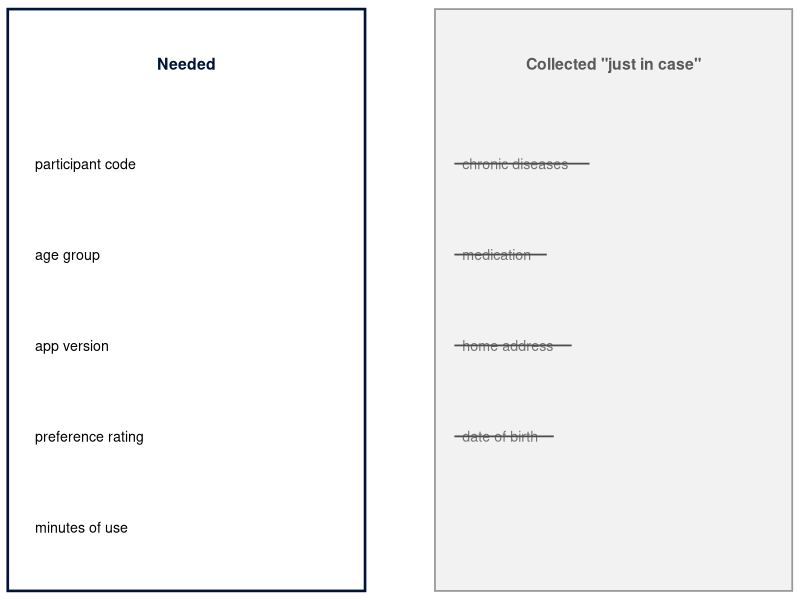
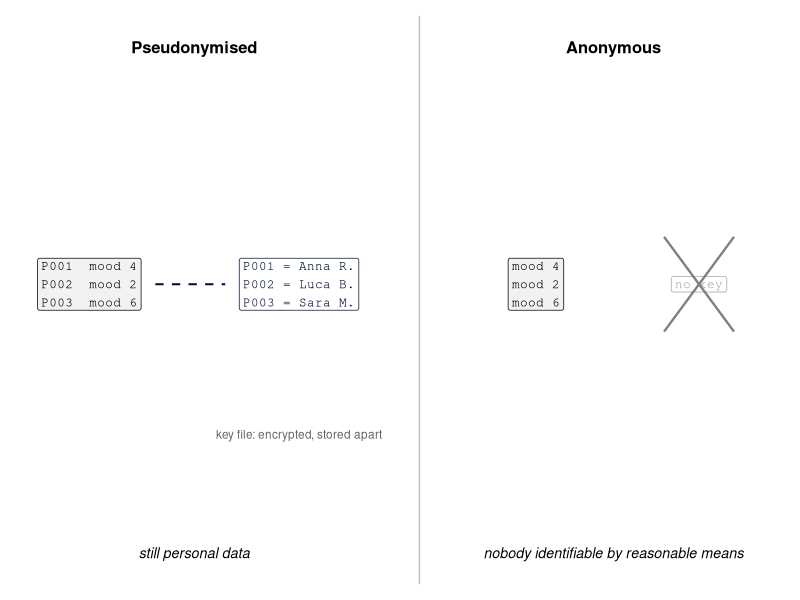
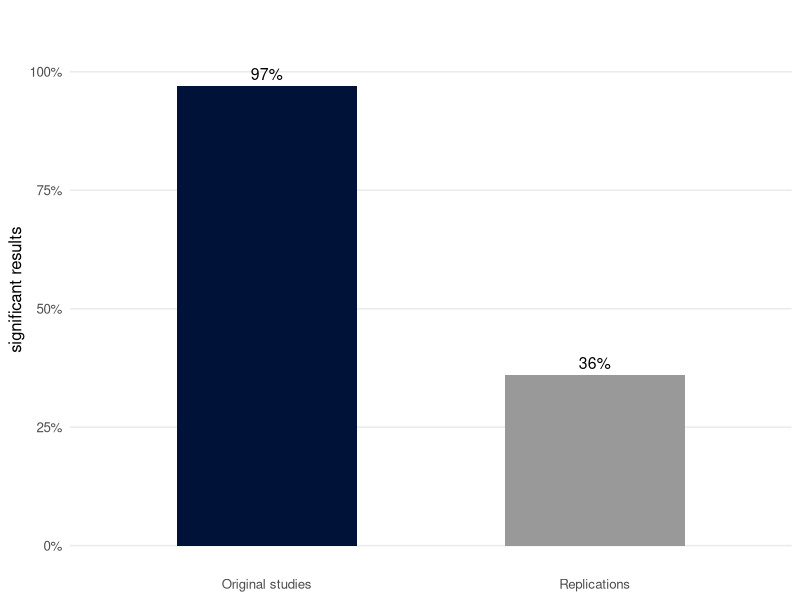
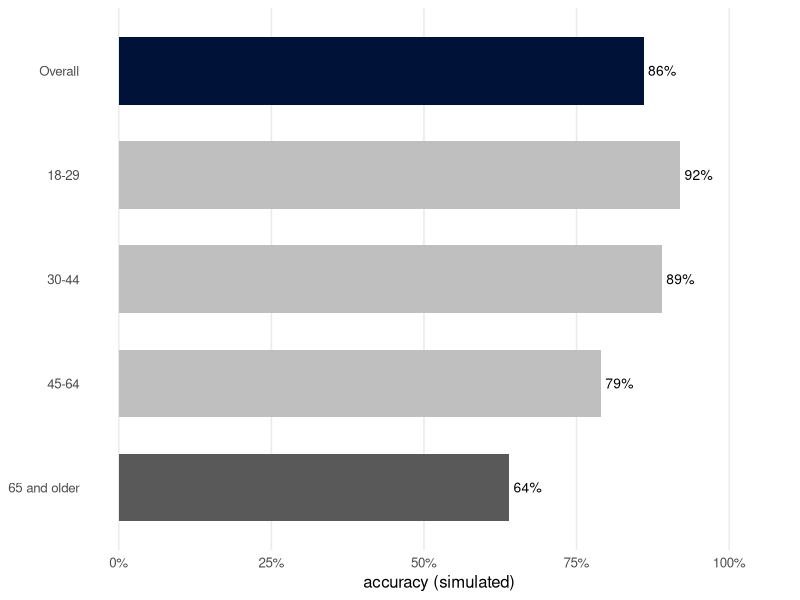

Write the R code that produced these figures, in order.
## ---- chunk 1
#| echo: false
#| message: false
#| cache: false
library(dplyr)
library(ggplot2)
navy <- "#001238"
## ---- chunk 2
#| label: fig-collect-needed
#| echo: false
#| fig-cap: "Study question: which version of the app do users prefer? Left: the variables the question needs. Right: variables collected \"just in case\". They do not help answer the question, and some of them (health information) are particularly sensitive, so they should not be collected."
#| fig-width: 7
#| fig-height: 2.8

needed <- tibble(x = 0.35, y = 4:0,
                 label = c("participant code", "age group", "app version",
                           "preference rating", "minutes of use"))
extra <- tibble(x = 5.85, y = 4:1,
                label = c("chronic diseases", "medication", "home address",
                          "date of birth"),
                width = c(1.54, 0.99, 1.31, 1.08))  # text widths, for the strike

ggplot() +
  annotate("rect", xmin = 0, xmax = 4.6, ymin = -0.7, ymax = 5.7,
           fill = NA, colour = navy, linewidth = 0.9) +
  annotate("rect", xmin = 5.5, xmax = 10.1, ymin = -0.7, ymax = 5.7,
           fill = "grey95", colour = "grey60", linewidth = 0.6) +
  annotate("text", x = 2.3, y = 5.1, label = "Needed",
           fontface = "bold", colour = navy, size = 4) +
  annotate("text", x = 7.8, y = 5.1, label = "Collected \"just in case\"",
           fontface = "bold", colour = "grey35", size = 4) +
  geom_text(data = needed, aes(x, y, label = label), hjust = 0, size = 3.6) +
  geom_text(data = extra, aes(x, y, label = label), hjust = 0, size = 3.6,
            colour = "grey45") +
  geom_segment(data = extra,
               aes(x = x - 0.1, xend = x + width + 0.1,
                   y = y, yend = y),
               colour = "grey30", linewidth = 0.6) +
  coord_cartesian(xlim = c(-0.1, 10.2), ylim = c(-0.8, 5.8), expand = FALSE) +
  theme_void()
## ---- chunk 3
#| label: fig-pseudo-anon
#| echo: false
#| fig-cap: "Pseudonymisation and anonymisation. Left: participants are replaced by codes, and a separate key file, encrypted and stored apart, links each code to a name. The data are still personal data. Right: there is no key, and nobody can be identified by means reasonably likely to be used."
#| fig-width: 7
#| fig-height: 2.4

ggplot() +
  # pseudonymised
  annotate("text", x = 2.5, y = 3.4, label = "Pseudonymised",
           fontface = "bold", size = 4.2) +
  annotate("label", x = 1.15, y = 1.9, family = "mono", size = 3.2,
           fill = "grey95",
           label = "P001  mood 4\nP002  mood 2\nP003  mood 6") +
  annotate("label", x = 3.85, y = 1.9, family = "mono", size = 3.2,
           colour = navy, fill = "white",
           label = "P001 = Anna R.\nP002 = Luca B.\nP003 = Sara M.") +
  annotate("segment", x = 2.0, xend = 2.9, y = 1.9, yend = 1.9,
           linetype = "dashed", colour = navy, linewidth = 0.7) +
  annotate("text", x = 3.85, y = 0.95, label = "key file: encrypted, stored apart",
           size = 3, colour = "grey40") +
  annotate("text", x = 2.5, y = 0.2, label = "still personal data",
           size = 3.6, fontface = "italic") +
  # divider
  annotate("segment", x = 5.4, xend = 5.4, y = 0, yend = 3.6,
           colour = "grey75") +
  # anonymous
  annotate("text", x = 7.9, y = 3.4, label = "Anonymous",
           fontface = "bold", size = 4.2) +
  annotate("label", x = 6.9, y = 1.9, family = "mono", size = 3.2,
           fill = "grey95", label = "mood 4\nmood 2\nmood 6") +
  annotate("label", x = 9.0, y = 1.9, family = "mono", size = 3.2,
           colour = "grey65", fill = "white", label = "no key") +
  annotate("segment", x = c(8.55, 8.55), xend = c(9.45, 9.45),
           y = c(1.6, 2.2), yend = c(2.2, 1.6), colour = "grey50",
           linewidth = 0.8) +
  annotate("text", x = 7.9, y = 0.2,
           label = "nobody identifiable by reasonable means",
           size = 3.6, fontface = "italic") +
  coord_cartesian(xlim = c(0, 10.3), ylim = c(-0.1, 3.7), expand = FALSE) +
  theme_void()
## ---- chunk 4
diary_data <- tibble(
  name = c("Anna R.", "Luca B.", "Sara M."),
  time = c("02/03 07:44", "02/03 07:41", "02/03 07:52"),
  gps_area = c("Venice Lido", "Mestre", "Mestre"),
  age = c(34, 51, 29),
  job = c("paediatric nurse", "bus driver", "student"))

diary_data |> select(-name)
## ---- chunk 5
#| label: fig-osc
#| echo: false
#| fig-cap: "Percentage of studies with a statistically significant result, in 100 original psychology studies and in their replications. Data from Open Science Collaboration (2015)."
#| fig-width: 5
#| fig-height: 3

osc <- tibble(set = factor(c("Original studies", "Replications"),
                           levels = c("Original studies", "Replications")),
              pct = c(97, 36))

ggplot(osc, aes(set, pct, fill = set)) +
  geom_col(width = 0.55, show.legend = FALSE) +
  geom_text(aes(label = paste0(pct, "%")), vjust = -0.5, size = 4) +
  scale_fill_manual(values = c(navy, "grey60")) +
  scale_y_continuous(limits = c(0, 108), breaks = seq(0, 100, 25),
                     labels = function(x) paste0(x, "%")) +
  labs(x = NULL, y = "significant results") +
  theme_minimal(base_size = 12) +
  theme(panel.grid.major.x = element_blank(),
        panel.grid.minor = element_blank())
## ---- chunk 6
#| label: fig-accuracy
#| echo: false
#| fig-cap: "Accuracy of a stress-prediction model, overall and by age group (simulated data). The overall figure hides the much lower accuracy for older users."
#| fig-width: 6
#| fig-height: 2.6

acc <- tibble(group = c("Overall", "18-29", "30-44", "45-64", "65 and older"),
              accuracy = c(0.86, 0.92, 0.89, 0.79, 0.64)) |>
  mutate(type = case_when(group == "Overall" ~ "overall",
                          group == "65 and older" ~ "worst",
                          .default = "other"),
         group = factor(group, levels = rev(group)))

ggplot(acc, aes(accuracy, group, fill = type)) +
  geom_col(width = 0.65, show.legend = FALSE) +
  geom_text(aes(label = paste0(round(accuracy * 100), "%")),
            hjust = -0.15, size = 3.5) +
  scale_fill_manual(values = c(overall = navy, worst = "grey35",
                               other = "grey75")) +
  scale_x_continuous(limits = c(0, 1.05), breaks = seq(0, 1, 0.25),
                     labels = function(x) paste0(x * 100, "%")) +
  labs(x = "accuracy (simulated)", y = NULL) +
  theme_minimal(base_size = 12) +
  theme(panel.grid.major.y = element_blank(),
        panel.grid.minor = element_blank())
## ---- chunk 7
#| warning: true
fake <- tibble(id = c("A", "B", "C"),
               mood = c(4, NA, "5"))
mean(fake$mood, na.rm = TRUE)
